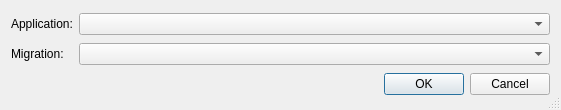
<?xml version="1.0" encoding="UTF-8"?>
<ui version="4.0">
 <class>DjangoMigrationSelectionDialog</class>
 <widget class="QDialog" name="DjangoMigrationSelectionDialog">
  <property name="geometry">
   <rect>
    <x>0</x>
    <y>0</y>
    <width>561</width>
    <height>110</height>
   </rect>
  </property>
  <property name="windowTitle">
   <string>Select Migration</string>
  </property>
  <property name="sizeGripEnabled">
   <bool>true</bool>
  </property>
  <layout class="QGridLayout" name="gridLayout">
   <item row="0" column="1">
    <widget class="QComboBox" name="applicationComboBox">
     <property name="sizePolicy">
      <sizepolicy hsizetype="Expanding" vsizetype="Fixed">
       <horstretch>0</horstretch>
       <verstretch>0</verstretch>
      </sizepolicy>
     </property>
     <property name="toolTip">
      <string>Select the application</string>
     </property>
    </widget>
   </item>
   <item row="1" column="1">
    <widget class="QComboBox" name="migrationsComboBox">
     <property name="sizePolicy">
      <sizepolicy hsizetype="Expanding" vsizetype="Fixed">
       <horstretch>0</horstretch>
       <verstretch>0</verstretch>
      </sizepolicy>
     </property>
     <property name="toolTip">
      <string>Select a migration</string>
     </property>
    </widget>
   </item>
   <item row="1" column="0">
    <widget class="QLabel" name="label_2">
     <property name="text">
      <string>Migration:</string>
     </property>
    </widget>
   </item>
   <item row="0" column="0">
    <widget class="QLabel" name="label">
     <property name="text">
      <string>Application:</string>
     </property>
    </widget>
   </item>
   <item row="2" column="0" colspan="2">
    <widget class="QDialogButtonBox" name="buttonBox">
     <property name="orientation">
      <enum>Qt::Horizontal</enum>
     </property>
     <property name="standardButtons">
      <set>QDialogButtonBox::Cancel|QDialogButtonBox::Ok</set>
     </property>
    </widget>
   </item>
  </layout>
 </widget>
 <resources/>
 <connections>
  <connection>
   <sender>buttonBox</sender>
   <signal>accepted()</signal>
   <receiver>DjangoMigrationSelectionDialog</receiver>
   <slot>accept()</slot>
   <hints>
    <hint type="sourcelabel">
     <x>248</x>
     <y>254</y>
    </hint>
    <hint type="destinationlabel">
     <x>157</x>
     <y>274</y>
    </hint>
   </hints>
  </connection>
  <connection>
   <sender>buttonBox</sender>
   <signal>rejected()</signal>
   <receiver>DjangoMigrationSelectionDialog</receiver>
   <slot>reject()</slot>
   <hints>
    <hint type="sourcelabel">
     <x>316</x>
     <y>260</y>
    </hint>
    <hint type="destinationlabel">
     <x>286</x>
     <y>274</y>
    </hint>
   </hints>
  </connection>
 </connections>
</ui>
